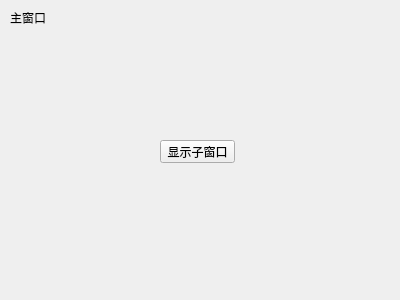
<?xml version="1.0" encoding="UTF-8"?>
<ui version="4.0">
 <class>MyWidget</class>
 <widget class="QWidget" name="MyWidget">
  <property name="geometry">
   <rect>
    <x>0</x>
    <y>0</y>
    <width>400</width>
    <height>300</height>
   </rect>
  </property>
  <property name="windowTitle">
   <string>MyWidget</string>
  </property>
  <widget class="QPushButton" name="showChildButton">
   <property name="geometry">
    <rect>
     <x>160</x>
     <y>140</y>
     <width>75</width>
     <height>23</height>
    </rect>
   </property>
   <property name="text">
    <string>显示子窗口</string>
   </property>
  </widget>
  <widget class="QLabel" name="label">
   <property name="geometry">
    <rect>
     <x>10</x>
     <y>10</y>
     <width>41</width>
     <height>16</height>
    </rect>
   </property>
   <property name="text">
    <string>主窗口</string>
   </property>
  </widget>
 </widget>
 <layoutdefault spacing="6" margin="11"/>
 <resources/>
 <connections/>
</ui>
